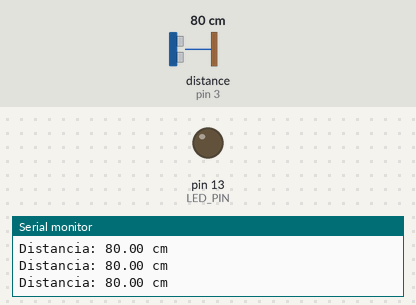
A sketch run on a simulated Arduino Uno, built with avr-gcc and run on an emulated ATmega328P. On the bench: output pins drawn as LEDs (lit = HIGH), the last lines printed to the serial monitor. The inputs (shaded band) are chosen by the test bench; at power-on: distance to the obstacle (sensor on pin 3) 80 cm. The echo pulse lasts 58.3 µs per cm.

Above: at 1.2 s.
1.3 s: distance to the obstacle (sensor on pin 3) set to 21 cm
2.8 s: distance to the obstacle (sensor on pin 3) set to 17 cm
At 3.6 s:
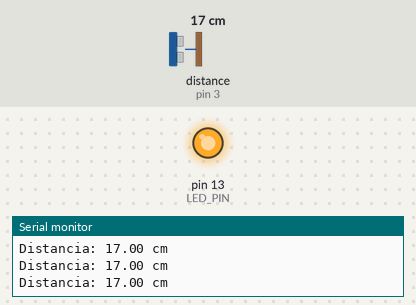
4.3 s: distance to the obstacle (sensor on pin 3) set to 35 cm
At 4.7 s:
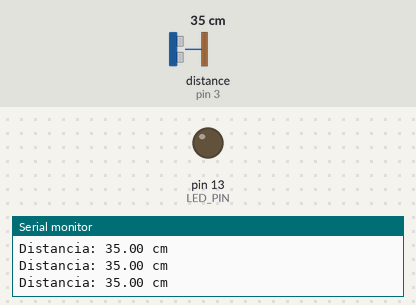
5.8 s: distance to the obstacle (sensor on pin 3) set to 2 cm
At 6.4 s:
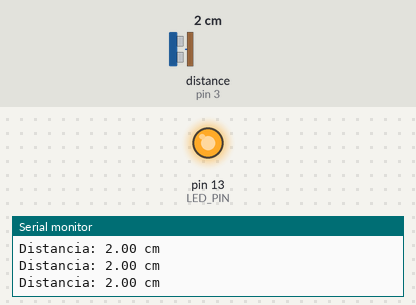
Timing chart, 0 to 8.3 s (numbered marks = the images above; inputs shaded):
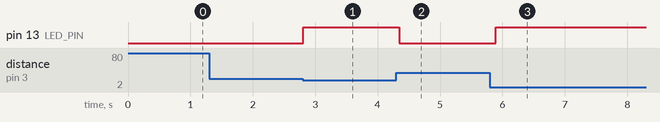

The sketch:

practicau3.ino
```cpp
// Incluimos la librería para el sensor ultrasónico
#include <Ultrasonic.h>
// Definimos los pines para el sensor ultrasónico
#define TRIGGER_PIN  2
#define ECHO_PIN     3
// Definimos el pin para el LED
#define LED_PIN      13
// Creamos un objeto para el sensor ultrasónico
Ultrasonic ultrasonic(TRIGGER_PIN, ECHO_PIN);
void setup() {
  // Inicializamos el pin del LED como salida
  pinMode(LED_PIN, OUTPUT);
  // Inicializamos la comunicación serial para ver los resultados
  Serial.begin(9600);
}
void loop() {
  // Medimos la distancia con el sensor ultrasónico en centímetros
  float distancia = ultrasonic.distanceRead(CM);
  // Mostramos la distancia en el monitor serial
  Serial.print("Distancia: ");
  Serial.print(distancia);
  Serial.println(" cm");
  // Si la distancia es menor a 50 cm, encendemos el LED
  if (distancia < 20) {
    digitalWrite(LED_PIN, HIGH); // Encendemos el LED
  } else {
    digitalWrite(LED_PIN, LOW); // Apagamos el LED
  }
  // Esperamos un breve momento antes de repetir la medición
  delay(100);
}
```

Measured:
- the behaviour switches between 20 and 19 cm on distance to the obstacle (sensor on pin 3) (found by bisection; images 0 and 1)
- after the input at 2.8 s, pin 13 (LED_PIN): LOW → HIGH at once
- after the input at 4.3 s, pin 13 (LED_PIN): HIGH → LOW at once
- after the input at 5.8 s, pin 13 (LED_PIN): LOW → HIGH after 0.09 s
